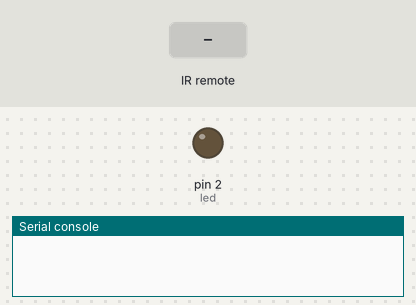
Recording of a program running on a simulated MicroPython board. Parts: output pins drawn as LEDs (lit = HIGH), the last lines printed to the serial console. Dashed ring = blinking. The inputs (shaded band) are chosen by the test bench.

Above: at 1.2 s.
1.3 s: infrared code 0x0D received
At 2.13 s:
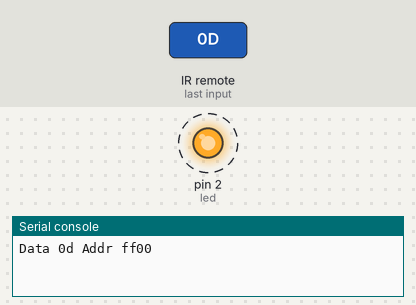
4.3 s: infrared code 0x16 received
At 5.4 s:
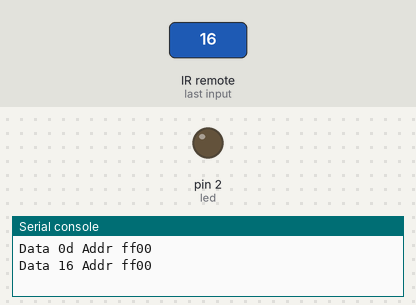
5.8 s: infrared code 0x19 received
At 6.5 s:
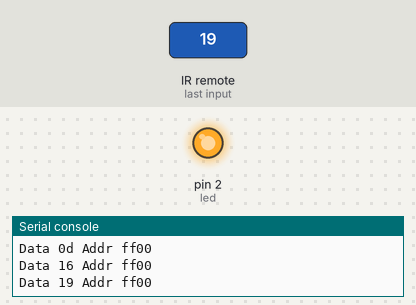
Timing chart, 0 to 8.8 s (numbered marks = the images above; inputs shaded):
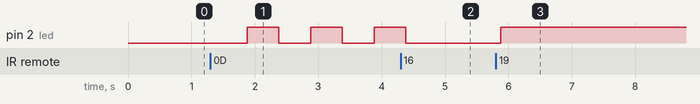

The program:

Receiver3.py
```python
# from machine import Pin
# from machine import Timer
# from ir_rx import NEC_16
#
#
# def ir_callback(data, addr, ctrl):
#     global ir_data
#     global ir_addr
#     if data > 0:
#         ir_data = data
#         ir_addr = addr
#         print('Data {:02x} Addr {:04x}'.format(data, addr))
#
# def timer_callback(timer):
#     led.value( not led.value() )
#
# ir = NEC_16(Pin(23, Pin.IN), ir_callback)
# led = Pin(2, Pin.OUT)
# tim0 = Timer(0)
# isLedBlinking = False
# ir_data = 0
# ir_addr = 0
#
# while True:
#     if ir_data > 0:
#         if ir_data == 0x16:   # 1
#             led.value(0)
#             if isLedBlinking==True:
#                 tim0.deinit()
#                 isLedBlinking = False
#         elif ir_data == 0x19: # 2
#             led.value(1)
#             if isLedBlinking==True:
#                 tim0.deinit()
#                 isLedBlinking = False
#         elif ir_data == 0x0D: # 3
#             isLedBlinking = True
#             tim0.init(period=500,
#                       mode=Timer.PERIODIC,
#                       callback=timer_callback)
#         ir_data = 0


from machine import Pin
from machine import Timer
from ir_rx.nec import NEC_16


def ir_callback(data, addr, ctrl):
    global ir_data
    global ir_addr
    if data > 0:
        ir_data = data
        ir_addr = addr
        print('Data {:02x} Addr {:04x}'.format(data, addr))

def timer_callback(timer):
    led.value( not led.value() )

ir = NEC_16(Pin(23, Pin.IN), ir_callback)
led = Pin(2, Pin.OUT)
tim0 = Timer(0)
isLedBlinking = False
ir_data = 0
ir_addr = 0

while True:
    if ir_data > 0:
        if ir_data == 0x16:   # 1
            led.value(0)
            if isLedBlinking==True:
                tim0.deinit()
                isLedBlinking = False
        elif ir_data == 0x19: # 2
            led.value(1)
            if isLedBlinking==True:
                tim0.deinit()
                isLedBlinking = False
        elif ir_data == 0x0D: # 3
            isLedBlinking = True
            tim0.init(period=500,
                      mode=Timer.PERIODIC,
                      callback=timer_callback)
        ir_data = 0
```

Measured:
- after the input at 1.3 s, pin 2 (led): alternates HIGH for 0.50 s and LOW for 0.50 s, starting after 0.58 s
- after the input at 4.3 s, pin 2 (led): goes on until 4.4 s, then stays LOW
- after the input at 5.8 s, pin 2 (led): LOW → HIGH after 0.08 s
